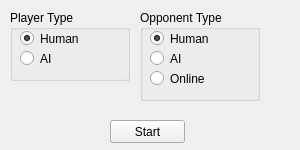
<?xml version="1.0" encoding="UTF-8"?>
<ui version="4.0">
 <class>MainWindow</class>
 <widget class="QMainWindow" name="MainWindow">
  <property name="geometry">
   <rect>
    <x>0</x>
    <y>0</y>
    <width>300</width>
    <height>150</height>
   </rect>
  </property>
  <property name="windowTitle">
   <string>Options</string>
  </property>
  <widget class="QWidget" name="centralwidget">
   <widget class="QGroupBox" name="Box_PlayerType">
    <property name="geometry">
     <rect>
      <x>10</x>
      <y>10</y>
      <width>120</width>
      <height>71</height>
     </rect>
    </property>
    <property name="title">
     <string>Player Type</string>
    </property>
    <widget class="QRadioButton" name="PlayerType_Human">
     <property name="geometry">
      <rect>
       <x>10</x>
       <y>20</y>
       <width>61</width>
       <height>17</height>
      </rect>
     </property>
     <property name="text">
      <string>Human</string>
     </property>
     <property name="checked">
      <bool>true</bool>
     </property>
    </widget>
    <widget class="QRadioButton" name="PlayerType_AI">
     <property name="geometry">
      <rect>
       <x>10</x>
       <y>40</y>
       <width>61</width>
       <height>17</height>
      </rect>
     </property>
     <property name="text">
      <string>AI</string>
     </property>
    </widget>
   </widget>
   <widget class="QGroupBox" name="Box_OpponentType">
    <property name="geometry">
     <rect>
      <x>140</x>
      <y>10</y>
      <width>120</width>
      <height>91</height>
     </rect>
    </property>
    <property name="title">
     <string>Opponent Type</string>
    </property>
    <widget class="QRadioButton" name="OpponentType_Online">
     <property name="geometry">
      <rect>
       <x>10</x>
       <y>60</y>
       <width>61</width>
       <height>17</height>
      </rect>
     </property>
     <property name="text">
      <string>Online</string>
     </property>
     <property name="checked">
      <bool>false</bool>
     </property>
    </widget>
    <widget class="QRadioButton" name="OpponentType_AI">
     <property name="geometry">
      <rect>
       <x>10</x>
       <y>40</y>
       <width>61</width>
       <height>17</height>
      </rect>
     </property>
     <property name="text">
      <string>AI</string>
     </property>
    </widget>
    <widget class="QRadioButton" name="OpponentType_Human">
     <property name="geometry">
      <rect>
       <x>10</x>
       <y>20</y>
       <width>61</width>
       <height>17</height>
      </rect>
     </property>
     <property name="text">
      <string>Human</string>
     </property>
     <property name="checked">
      <bool>true</bool>
     </property>
    </widget>
   </widget>
   <widget class="QPushButton" name="Button_Play">
    <property name="geometry">
     <rect>
      <x>110</x>
      <y>120</y>
      <width>75</width>
      <height>23</height>
     </rect>
    </property>
    <property name="text">
     <string>Start</string>
    </property>
   </widget>
  </widget>
 </widget>
 <resources/>
 <connections/>
</ui>
